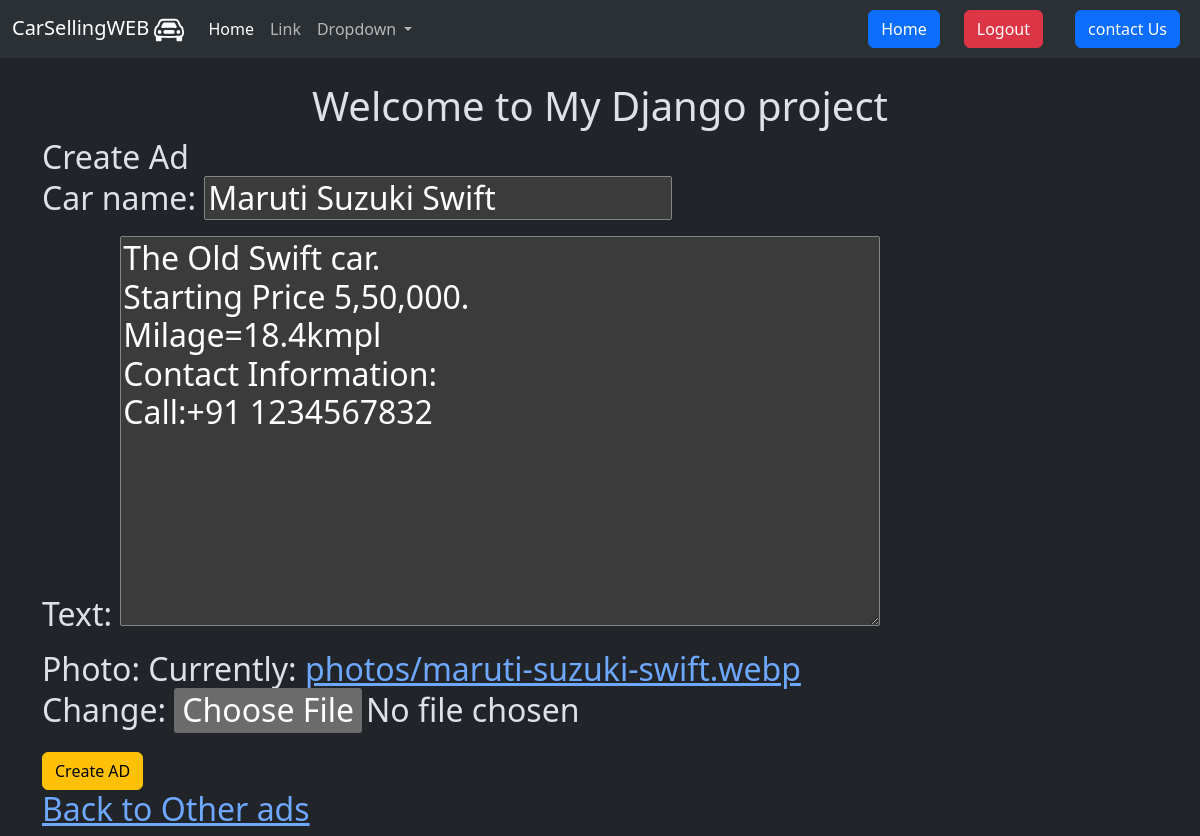
Page /cars/11/edit/ (signed in) on the committed database.
### cars/models.py (models this page shows, shortened)
class cars(models.Model):
    user=models.ForeignKey(User,on_delete=models.CASCADE)
    car_name=models.CharField(max_length=100 , default="Old Car")
    text=models.TextField(max_length=240)
    photo=models.ImageField(upload_to='photos/',blank=False, null=False)
    created_at=models.DateTimeField(auto_now_add=True)
    updated_at=models.DateTimeField(auto_now=True)

### cars/views.py (the view)
# urls.py: path('<int:car_id>/edit/', views.car_edit,name='car_edit'),
@login_required
def car_edit(request,car_id):
    car=get_object_or_404(cars,pk=car_id,user=request.user)
    if request.method == 'POST':
        form= CarForm(request.POST, request.FILES,instance=car)
        if form.is_valid():
            car=form.save(commit=False)
            car.user =request.user
            car.save()
            return redirect('cars_list')
    else:
        form= CarForm(instance=car)
    return render(request,'car_form.html',{'form':form})

### cars/forms.py
class CarForm(forms.ModelForm):
    class Meta:
        model=cars
        fields=['car_name','text','photo']

### cars/templates/car_form.html (shortened to what this page needs)
{% extends "layout.html" %}
{% block content %}
<h1 class="text-center  mt-4">Welcome to My Django project</h1>
<h2>{%if from.instance.pk %}
        Edit Ad
    {%else%}
        Create Ad
    {% endif %}
    <form  method="post" enctype="multipart/form-data" class="form">
        {{ form.as_p }}
        <button class="btn btn-warning" type="submit">Create AD</button>
    </form>
    <a href="{% url 'cars_list'%}">Back to Other ads</a>
</h2>
{% endblock %}

### rows in the picture
cars: car_name "Maruti Suzuki Swift", text "The Old Swift car. Starting Price 5,50,000. Milage=18.4kmpl Contact Information: Call:+91 1234567832"
